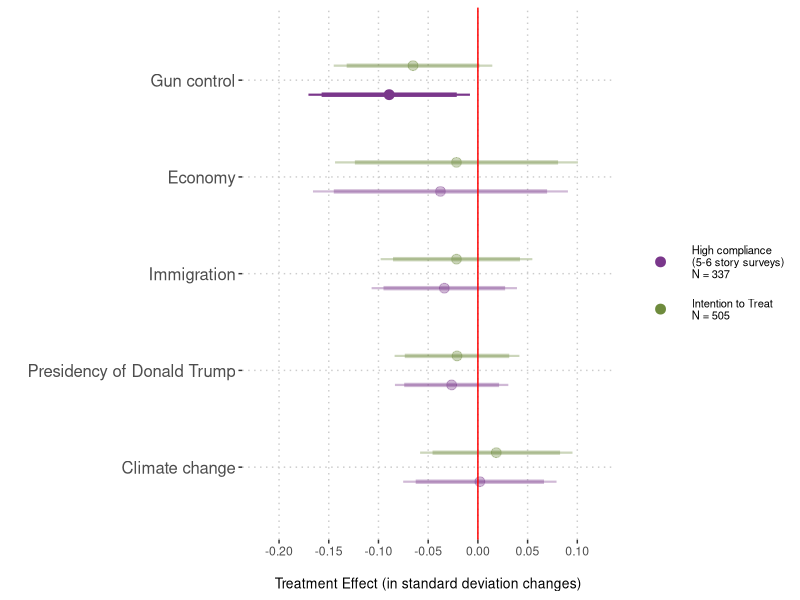
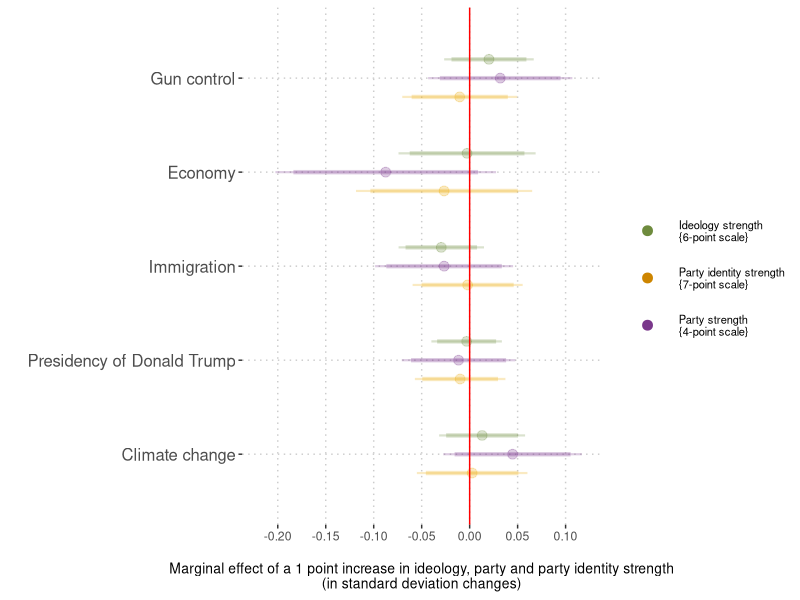

These charts were generated, in order, by the following R code:
#==============================================================================
# 03-fig3-results-attitude-polarization.R
# Purpose: to replicate Figure 3 of the paper, where we show the main (and 
#          moderator) effects of the treatment on attitude polarization. We
#          first generate Figure 3.A and then Figure 3.B. For the paper, we then
#          pasted the two subfigures together.
# Article: "Exposure to extremely partisan news from the other political side 
#          shows scarce boomerang effects"
# Journal: Political Behavior
# Year:    2022
# Authors: Andreu Casas, Ericka Menchen-Trevino, Magdalena Wojcieszak
#==============================================================================


# PACKAGES
#===============================================================================
library(dplyr)
library(ggplot2)
library(ggrepel)

# DATA
#===============================================================================
# - dataset with data from the pre and post survey, for the many outcome and
#   moderator variables of interest.
db <- read.csv("./data/extreme-sites-experiment-maindb.csv")


# MAIN
#===============================================================================

#-------------------------------------------------------------------------------
# [ Figure 3.A ] MAIN (ITT and CACE) EFFECTS
#-------------------------------------------------------------------------------
# - specify outcomes of interest (issue attitudes)
outcomes <-  c(
  # - attitudes on economic issues (last one is an index combining the 3)
  "ECON_1", "ECON_2", "ECON_3", "ECON",
  # - attitudes on climate change (last one is an index combining the 3)
  "ENV_1", "ENV_2", "ENV_3", "ENV",
  # - attitudes on immigration (last one is an index combining the 3)
  "IMMIG_1", "IMMIG_2", "IMMIG_3", "IMMIG",
  # - attitudes on gun control (last one is an index combining the 3)
  "GUN_1", "GUN_2", "GUN_3", "GUN",
  # - attitudes on President Trump (last one is an index combining the 3)
  "TRUMP_1", "TRUMP_2", "TRUMP_3", "TRUMP")
  
# - calculate changes in issue attitudes between pre and post survey
for (outcome in outcomes) {
  db[, paste0(outcome, "_DELTA")] <- db[,paste0(outcome, "_POST")] -
    db[,paste0(outcome, "_PRE")]
  # - reverse for those in the LIB group, so higher values mean POLARIZATION
  db[which(grepl("lib", as.character(db$exp_group))), 
           paste0(outcome, "_DELTA")] <- -db[
             which(grepl("lib", as.character(db$exp_group))), 
             paste0(outcome, "_DELTA")]
}

# - specify the two groups/samples for which we want to calculate treatment
#   effects: all assigned to treatment (ITT) and high compliers (CACE)
compl_groups <- c("Intention to Treat\nN = 505", 
                  "High compliance\n(5-6 story surveys)\nN=337")

# - calculate treatment effects
att_out <- NULL
for (outcome in outcomes){
  # - calculate SD of pre-treatment values
  pre_sd <- sd(db[,paste0(outcome, "_PRE")], na.rm = TRUE)
  for (cgroup in compl_groups) {
    if (grepl("High", cgroup)) {
      run_db <- db %>%
        filter(
          is.na(compliance_level) |
            compliance_level == "High Compliance \n(5-6 story surveys)\nN = 337")
    } else {
      run_db <- db
    }
    # - calculate treatment effect
    model_formula <- paste0(outcome, "_DELTA ~ condition")
    model_out <- broom::tidy(lm(model_formula, 
                                data = run_db)) %>%
      filter(term == "condition") %>% 
      mutate(significant = ifelse(p.value < 0.05, 1, 0)) %>%
      mutate(outcome = outcome,
             sample = cgroup,
             sd = pre_sd,
             # - express treatment effect in SD changes
             pe = estimate / pre_sd,
             se_std = std.error / pre_sd,
             lwr_90 = pe - (se_std * 1.64),
             lwr_95 = pe - (se_std * 1.96),
             upr_90 = pe + (se_std * 1.64),
             upr_95 = pe + (se_std * 1.96))
    att_out <- rbind(att_out, model_out) 
  }
}

# - prepare data to be plotted. Give human-readable labels to variables/classes.
att_out02 <- att_out %>%
  filter(!grepl("_", outcome)) %>%
  mutate(
    outcome = recode(outcome,
                     `TRUMP` = "Presidency of Donald Trump",
                     `IMMIG` = "Immigration",
                     `GUN` = "Gun control",
                     `ENV` = "Climate change",
                     `ECON` = "Economy"
    )) %>%
  arrange(desc(pe)) %>%
  mutate(outcome = factor(outcome, levels = unique(outcome)),
         significant = as.character(significant),
         sample = recode(sample,
                         `High compliance\n(5-6 story surveys)\nN=337` =
                           "High compliance\n(5-6 story surveys)\nN = 337"))

#pdf("./figures/fig3b-extreme-sites-att-pol-MAIN.pdf", width = 9, height = 4)
ggplot(att_out02 %>%
         filter(!grepl("_", outcome)),
       aes(x = outcome, y = pe)) +
  # - this is so I can have a legend indicating what the 2 colors mean
  geom_point(aes(x = 9, y = 0, color = sample)) +
  scale_color_manual("", values = c("mediumorchid4",
                                    "darkolivegreen4")) +
  # - plot 90% and 95% ITT estimates
  #geom_point()
  geom_point(inherit.aes = FALSE,
             data = att_out02 %>% filter(grepl("Intent", sample)),
             aes(x = as.numeric(outcome) + 0.15, y = pe,
                 alpha = significant), 
             size = 3, color = "darkolivegreen4") +
  geom_segment(inherit.aes = FALSE, 
               data = att_out02 %>% filter(grepl("Intent", sample)),
               aes(x = as.numeric(outcome) + 0.15, xend = as.numeric(outcome) + 0.15,
                   y = lwr_90, yend = upr_90, alpha = significant), size = 1.5, 
               color = "darkolivegreen4") +
  geom_segment(inherit.aes = FALSE,
               data = att_out02 %>% filter(grepl("Intent", sample)),
               aes(x = as.numeric(outcome) + 0.15, xend = as.numeric(outcome) + 0.15,
                   y = lwr_95, yend = upr_95, alpha = significant), size = 0.75,
               color = "darkolivegreen4") +
  # - plot 90% and 95% High compliers CACE estimates
  geom_point(inherit.aes = FALSE,
             data = att_out02 %>% filter(!grepl("Intent", sample)),
             aes(x = as.numeric(outcome) - 0.15, y = pe,
                 alpha = significant), size = 3,
             color = "mediumorchid4") +
  geom_segment(inherit.aes = FALSE,
               data = att_out02 %>% filter(!grepl("Intent", sample)),
               aes(x = as.numeric(outcome) - 0.15, xend = as.numeric(outcome) - 0.15,
                   y = lwr_90, yend = upr_90, alpha = significant), size = 1.5,
               color = "mediumorchid4") +
  geom_segment(inherit.aes = FALSE,
               data = att_out02 %>% filter(!grepl("Intent", sample)),
               aes(x = as.numeric(outcome) - 0.15, xend = as.numeric(outcome) - 0.15,
                   y = lwr_95, yend = upr_95, alpha = significant), size = 0.75,
               color = "mediumorchid4") +
  scale_x_continuous("", breaks = seq(1, length(levels(att_out02$outcome))),
                     labels = levels(att_out02$outcome),
                     limits = c(0.5,5.5)) +
  scale_y_continuous("\nTreatment Effect (in standard deviation changes)",
                     breaks = seq(-1, 1, 0.05),
                     limits = c(-0.22, 0.12)) +
  geom_hline(yintercept = 0, color = "red") +
  # - the rest 
  scale_alpha_discrete(range = c(0.35, 1), guide = FALSE) +
  coord_flip() +
  guides(color = guide_legend(override.aes = list(size = 3))) +
  theme(panel.background = element_blank(),
        panel.grid.major = element_line(color = "gray80", linetype = "dotted"),
        axis.text.y = element_text(size = 12),
        axis.title.x = element_text(size = 10),
        legend.key.size = unit(1.2, "cm"),
        legend.text = element_text(size = 8))
dev.off()

#-------------------------------------------------------------------------------
# [ Figure 3.B ] MODERATOR EFFECTS
#-------------------------------------------------------------------------------
# - specify list of moderators
moderators <- c("party_folded", "ideo_folded", "pid_strength")

att_modout <- NULL
for (outcome in outcomes){
  # - calculate SD of pre-treatment values
  pre_sd <- sd(db[,paste0(outcome, "_PRE")], na.rm = TRUE)
  # - using ALL users in the sample to calculate these moderator effects
  run_db <- db
  # - calculate moderation effect
  for (moderator in moderators) {
    model_formula <- paste0(outcome, "_DELTA ~ condition * ", moderator)
    model_out <- broom::tidy(lm(model_formula, 
                                data = run_db)) %>%
      filter(grepl(":", term)) %>% 
      mutate(significant = ifelse(p.value < 0.05, 1, 0)) %>%
      mutate(outcome = outcome,
             moderator = moderator,
             sd = pre_sd,
             pe = estimate / pre_sd,
             se_std = std.error / pre_sd,
             lwr_90 = pe - (se_std * 1.64),
             lwr_95 = pe - (se_std * 1.96),
             upr_90 = pe + (se_std * 1.64),
             upr_95 = pe + (se_std * 1.96))
    att_modout <- rbind(att_modout, model_out) 
  }
}

# - provide human-readable names for variables/classes
att_modout02 <- att_modout %>%
  filter(!grepl("_", outcome)) %>%
  mutate(term = recode(term,
                       `condition:ideo_folded` = "Ideology strength\n{6-point scale}",
                       `condition:pid_strength` = "Party identity strength\n{7-point scale}",
                       `condition:party_folded` = "Party strength\n{4-point scale}")) %>%
  mutate(significant = as.character(significant),
         term = as.character(term),
         outcome = factor(recode(outcome,
                                 `TRUMP` = "Presidency of Donald Trump",
                                 `IMMIG` = "Immigration",
                                 `GUN` = "Gun control",
                                 `ENV` = "Climate change",
                                 `ECON` = "Economy"),
                          levels = c(
                            "Climate change",
                            "Presidency of Donald Trump",
                            "Immigration",
                            "Economy",
                            "Gun control"
                          )))

#pdf("./figures/fig3b-extreme-sites-att-pol-MOD.pdf", width = 9, height = 4)
ggplot(att_modout02,
       aes(x = outcome, y = pe)) +
  # - this is so I can have a legend indicating what the 3 colors mean
  geom_point(aes(x = 10, y = 0, color = term)) +
  scale_color_manual("", values = c("darkolivegreen4",
                                    "orange3",
                                    "mediumorchid4")) +
  # - plot 90% and 95% IDEO STRENGTH moderation estimates
  geom_point(inherit.aes = FALSE,
             data = att_modout02 %>% filter(grepl("Ideo", term)),
             aes(x = as.numeric(outcome) + 0.2, y = pe,
                 alpha = significant),
             size = 3, color = "darkolivegreen4") +
  geom_segment(inherit.aes = FALSE, 
               data = att_modout02 %>% filter(grepl("Ideo", term)),
               aes(x = as.numeric(outcome) + 0.2, xend = as.numeric(outcome) + 0.2,
                   y = lwr_90, yend = upr_90,
                   alpha = significant), size = 1.5, 
               color = "darkolivegreen4") +
  geom_segment(inherit.aes = FALSE,
               data = att_modout02 %>% filter(grepl("Ideo", term)),
               aes(x = as.numeric(outcome) + 0.2, xend = as.numeric(outcome) + 0.2,
                   y = lwr_95, yend = upr_95,
                   alpha = significant), size = 0.75,
               color = "darkolivegreen4") +
  # - plot 90% and 95% PARTY STRENGTH moderator estimates
  geom_point(inherit.aes = FALSE,
             data = att_modout02 %>% filter(grepl("Party stre", term)),
             aes(x = as.numeric(outcome) - 0, y = pe,
                 alpha = significant), size = 3,
             color = "mediumorchid4") +
  geom_segment(inherit.aes = FALSE,
               data = att_modout02 %>% filter(grepl("Party stre", term)),
               aes(x = as.numeric(outcome) - 0, xend = as.numeric(outcome) - 0,
                   y = lwr_90, yend = upr_90, alpha = significant), size = 1.5,
               color = "mediumorchid4") +
  geom_segment(inherit.aes = FALSE,
               data = att_modout02 %>% filter(grepl("Party stre", term)),
               aes(x = as.numeric(outcome) - 0, xend = as.numeric(outcome) - 0,
                   y = lwr_95, yend = upr_95, alpha = significant), size = 0.75,
               color = "mediumorchid4") +
  # - plot 90% and 95% PARTY IDENTITY STRENGTH moderator
  geom_point(inherit.aes = FALSE,
             data = att_modout02 %>% filter(grepl("Party ident", term)),
             aes(x = as.numeric(outcome) - 0.2, y = pe,
                 alpha = significant), size = 3,
             color = "darkgoldenrod2") +
  geom_segment(inherit.aes = FALSE,
               data = att_modout02 %>% filter(grepl("Party ident", term)),
               aes(x = as.numeric(outcome) - 0.2, xend = as.numeric(outcome) - 0.2,
                   y = lwr_90, yend = upr_90, alpha = significant), size = 1.5,
               color = "darkgoldenrod2") +
  geom_segment(inherit.aes = FALSE,
               data = att_modout02 %>% filter(grepl("Party ident", term)),
               aes(x = as.numeric(outcome) - 0.2, xend = as.numeric(outcome) - 0.2,
                   y = lwr_95, yend = upr_95, alpha = significant), size = 0.75,
               color = "darkgoldenrod2") +
  scale_x_continuous("", breaks = seq(1, length(levels(att_modout02$outcome))),
                     labels = levels(att_modout02$outcome),
                     limits = c(0.5, 5.5)) +
  scale_y_continuous("\nMarginal effect of a 1 point increase in ideology, party and party identity strength\n(in standard deviation changes)",
                     breaks = seq(-1, 1, 0.05),
                     limits = c(-0.22, 0.12)) +
  geom_hline(yintercept = 0, color = "red") +
  # - the rest
  scale_alpha_discrete(range = c(0.25, 1), guide = FALSE) +
  coord_flip() +
  guides(color = guide_legend(override.aes = list(size = 3))) +
  theme(panel.background = element_blank(),
        panel.grid.major = element_line(color = "gray80", linetype = "dotted"),
        axis.text.y = element_text(size = 12),
        axis.title.x = element_text(size = 10),
        legend.key.size = unit(1.2, "cm"),
        legend.text = element_text(size = 8))
#dev.off()
